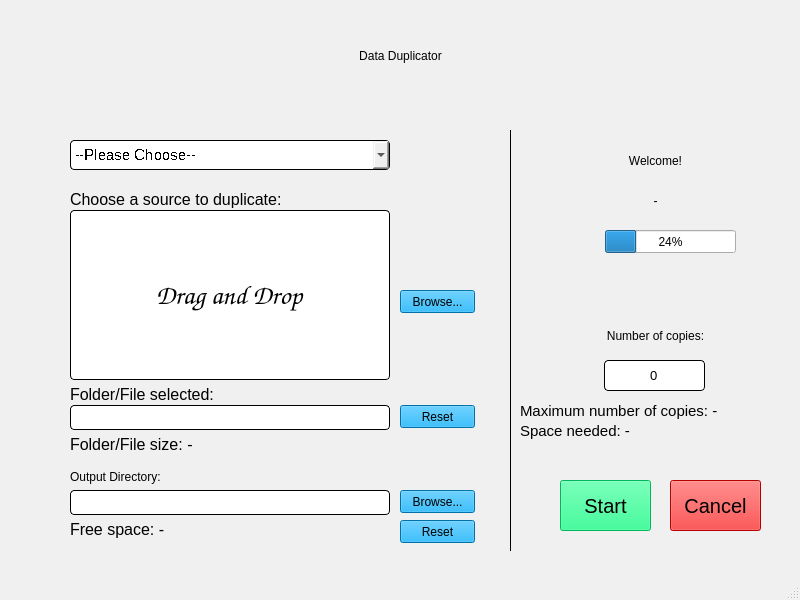
<?xml version="1.0" encoding="UTF-8"?>
<ui version="4.0">
 <class>MainWindow</class>
 <widget class="QMainWindow" name="MainWindow">
  <property name="geometry">
   <rect>
    <x>0</x>
    <y>0</y>
    <width>800</width>
    <height>600</height>
   </rect>
  </property>
  <property name="font">
   <font>
    <italic>false</italic>
    <kerning>true</kerning>
   </font>
  </property>
  <property name="mouseTracking">
   <bool>true</bool>
  </property>
  <property name="windowTitle">
   <string>MainWindow</string>
  </property>
  <property name="styleSheet">
   <string notr="true">QMainWindow{background-color: qlineargradient(spread:pad, x1:0, y1:0, x2:0.977273, y2:0.989, stop:0 rgba(255, 255, 127, 255), stop:0.875 rgba(255, 255, 255, 255));}
QMainWindow{background-color: rgb(240, 240, 240);}


</string>
  </property>
  <widget class="QWidget" name="centralwidget">
   <widget class="QLabel" name="label">
    <property name="geometry">
     <rect>
      <x>0</x>
      <y>30</y>
      <width>801</width>
      <height>51</height>
     </rect>
    </property>
    <property name="styleSheet">
     <string notr="true">font: 26pt &quot;Reem Kufi&quot;;</string>
    </property>
    <property name="text">
     <string>Data Duplicator</string>
    </property>
    <property name="alignment">
     <set>Qt::AlignCenter</set>
    </property>
   </widget>
   <widget class="Line" name="line">
    <property name="geometry">
     <rect>
      <x>500</x>
      <y>130</y>
      <width>20</width>
      <height>421</height>
     </rect>
    </property>
    <property name="styleSheet">
     <string notr="true">color: rgb(0, 0, 0);</string>
    </property>
    <property name="frameShadow">
     <enum>QFrame::Plain</enum>
    </property>
    <property name="lineWidth">
     <number>0</number>
    </property>
    <property name="midLineWidth">
     <number>5</number>
    </property>
    <property name="orientation">
     <enum>Qt::Vertical</enum>
    </property>
   </widget>
   <widget class="QComboBox" name="server">
    <property name="geometry">
     <rect>
      <x>70</x>
      <y>140</y>
      <width>320</width>
      <height>30</height>
     </rect>
    </property>
    <property name="font">
     <font>
      <family>MS Shell Dlg 2</family>
      <pointsize>11</pointsize>
      <weight>50</weight>
      <italic>false</italic>
      <bold>false</bold>
      <underline>false</underline>
      <strikeout>false</strikeout>
      <stylestrategy>NoAntialias</stylestrategy>
      <kerning>true</kerning>
     </font>
    </property>
    <property name="cursor">
     <cursorShape>PointingHandCursor</cursorShape>
    </property>
    <property name="styleSheet">
     <string notr="true">border:1px solid;
border-radius: 4px;</string>
    </property>
    <property name="editable">
     <bool>false</bool>
    </property>
    <property name="currentText">
     <string>--Please Choose--</string>
    </property>
    <item>
     <property name="text">
      <string>--Please Choose--</string>
     </property>
    </item>
    <item>
     <property name="text">
      <string>VDSPC</string>
     </property>
    </item>
   </widget>
   <widget class="QPushButton" name="browse_folder">
    <property name="geometry">
     <rect>
      <x>400</x>
      <y>290</y>
      <width>75</width>
      <height>23</height>
     </rect>
    </property>
    <property name="styleSheet">
     <string notr="true">QPushButton{
background-color: rgb(0, 157, 235);
}
QPushButton:hover{background-color: rgb(85, 170, 255);}

</string>
    </property>
    <property name="text">
     <string>Browse...</string>
    </property>
   </widget>
   <widget class="FileEdit" name="dnd">
    <property name="geometry">
     <rect>
      <x>70</x>
      <y>210</y>
      <width>320</width>
      <height>170</height>
     </rect>
    </property>
    <property name="font">
     <font>
      <family>Comic Sans MS</family>
      <pointsize>20</pointsize>
      <weight>50</weight>
      <italic>false</italic>
      <bold>false</bold>
      <underline>false</underline>
      <kerning>false</kerning>
     </font>
    </property>
    <property name="styleSheet">
     <string notr="true">border:1px solid;
border-radius: 4px;
</string>
    </property>
    <property name="text">
     <string>Drag and Drop</string>
    </property>
    <property name="alignment">
     <set>Qt::AlignCenter</set>
    </property>
   </widget>
   <widget class="QPushButton" name="browse_path">
    <property name="geometry">
     <rect>
      <x>400</x>
      <y>490</y>
      <width>75</width>
      <height>23</height>
     </rect>
    </property>
    <property name="styleSheet">
     <string notr="true">QPushButton{
background-color: rgb(0, 157, 235);
}
QPushButton:hover{background-color: rgb(85, 170, 255);}</string>
    </property>
    <property name="text">
     <string>Browse...</string>
    </property>
   </widget>
   <widget class="QLineEdit" name="path">
    <property name="geometry">
     <rect>
      <x>70</x>
      <y>490</y>
      <width>320</width>
      <height>25</height>
     </rect>
    </property>
    <property name="font">
     <font>
      <pointsize>9</pointsize>
     </font>
    </property>
    <property name="styleSheet">
     <string notr="true">border:1px solid;
border-radius: 4px;
</string>
    </property>
   </widget>
   <widget class="QLabel" name="label_progress">
    <property name="geometry">
     <rect>
      <x>510</x>
      <y>140</y>
      <width>291</width>
      <height>41</height>
     </rect>
    </property>
    <property name="styleSheet">
     <string notr="true">font: 14pt &quot;MS Shell Dlg 2&quot;;</string>
    </property>
    <property name="text">
     <string>Welcome!</string>
    </property>
    <property name="alignment">
     <set>Qt::AlignCenter</set>
    </property>
   </widget>
   <widget class="QLabel" name="label_progress_num">
    <property name="geometry">
     <rect>
      <x>510</x>
      <y>180</y>
      <width>291</width>
      <height>41</height>
     </rect>
    </property>
    <property name="styleSheet">
     <string notr="true">font: 14pt &quot;MS Shell Dlg 2&quot;;</string>
    </property>
    <property name="text">
     <string>-</string>
    </property>
    <property name="alignment">
     <set>Qt::AlignCenter</set>
    </property>
   </widget>
   <widget class="QLineEdit" name="number">
    <property name="geometry">
     <rect>
      <x>604</x>
      <y>360</y>
      <width>101</width>
      <height>31</height>
     </rect>
    </property>
    <property name="font">
     <font>
      <pointsize>10</pointsize>
     </font>
    </property>
    <property name="styleSheet">
     <string notr="true">border:1px solid;
border-radius: 4px;
</string>
    </property>
    <property name="text">
     <string>0</string>
    </property>
    <property name="alignment">
     <set>Qt::AlignCenter</set>
    </property>
   </widget>
   <widget class="QLabel" name="label_4">
    <property name="geometry">
     <rect>
      <x>510</x>
      <y>320</y>
      <width>291</width>
      <height>31</height>
     </rect>
    </property>
    <property name="styleSheet">
     <string notr="true">font: 14pt &quot;MS Shell Dlg 2&quot;;</string>
    </property>
    <property name="text">
     <string>Number of copies:</string>
    </property>
    <property name="alignment">
     <set>Qt::AlignCenter</set>
    </property>
   </widget>
   <widget class="QPushButton" name="start">
    <property name="geometry">
     <rect>
      <x>560</x>
      <y>480</y>
      <width>91</width>
      <height>51</height>
     </rect>
    </property>
    <property name="font">
     <font>
      <family>MS Shell Dlg 2</family>
      <pointsize>15</pointsize>
      <weight>50</weight>
      <italic>false</italic>
      <bold>false</bold>
     </font>
    </property>
    <property name="styleSheet">
     <string notr="true">QPushButton{background-color: rgb(0, 255, 127);
color: rgb(0, 0, 0);}
QPushButton:hover{background-color: rgb(170, 255, 127);}


</string>
    </property>
    <property name="text">
     <string>Start</string>
    </property>
   </widget>
   <widget class="QLabel" name="label_5">
    <property name="geometry">
     <rect>
      <x>70</x>
      <y>190</y>
      <width>221</width>
      <height>21</height>
     </rect>
    </property>
    <property name="font">
     <font>
      <family>MS Shell Dlg 2</family>
      <pointsize>12</pointsize>
      <weight>50</weight>
      <italic>false</italic>
      <bold>false</bold>
     </font>
    </property>
    <property name="styleSheet">
     <string notr="true">font: 12pt &quot;MS Shell Dlg 2&quot;;</string>
    </property>
    <property name="text">
     <string>Choose a source to duplicate:</string>
    </property>
    <property name="alignment">
     <set>Qt::AlignLeading|Qt::AlignLeft|Qt::AlignTop</set>
    </property>
   </widget>
   <widget class="QLabel" name="label_6">
    <property name="geometry">
     <rect>
      <x>70</x>
      <y>470</y>
      <width>221</width>
      <height>21</height>
     </rect>
    </property>
    <property name="styleSheet">
     <string notr="true">font: 12pt &quot;MS Shell Dlg 2&quot;;</string>
    </property>
    <property name="text">
     <string>Output Directory:</string>
    </property>
    <property name="alignment">
     <set>Qt::AlignLeading|Qt::AlignLeft|Qt::AlignTop</set>
    </property>
   </widget>
   <widget class="QLabel" name="diskspace">
    <property name="geometry">
     <rect>
      <x>70</x>
      <y>520</y>
      <width>271</width>
      <height>31</height>
     </rect>
    </property>
    <property name="font">
     <font>
      <family>MS Shell Dlg 2</family>
      <pointsize>12</pointsize>
      <weight>50</weight>
      <italic>false</italic>
      <bold>false</bold>
     </font>
    </property>
    <property name="styleSheet">
     <string notr="true"/>
    </property>
    <property name="text">
     <string>Free space: -</string>
    </property>
    <property name="alignment">
     <set>Qt::AlignLeading|Qt::AlignLeft|Qt::AlignTop</set>
    </property>
   </widget>
   <widget class="QLabel" name="label_7">
    <property name="geometry">
     <rect>
      <x>70</x>
      <y>385</y>
      <width>151</width>
      <height>21</height>
     </rect>
    </property>
    <property name="font">
     <font>
      <family>MS Shell Dlg 2</family>
      <pointsize>12</pointsize>
      <weight>50</weight>
      <italic>false</italic>
      <bold>false</bold>
     </font>
    </property>
    <property name="styleSheet">
     <string notr="true">font: 12pt &quot;MS Shell Dlg 2&quot;;</string>
    </property>
    <property name="text">
     <string>Folder/File selected:</string>
    </property>
    <property name="alignment">
     <set>Qt::AlignLeading|Qt::AlignLeft|Qt::AlignTop</set>
    </property>
   </widget>
   <widget class="QLineEdit" name="folder_name">
    <property name="geometry">
     <rect>
      <x>70</x>
      <y>405</y>
      <width>320</width>
      <height>25</height>
     </rect>
    </property>
    <property name="font">
     <font>
      <pointsize>9</pointsize>
     </font>
    </property>
    <property name="styleSheet">
     <string notr="true">border:1px solid;
border-radius: 4px;
</string>
    </property>
   </widget>
   <widget class="QPushButton" name="cancel">
    <property name="geometry">
     <rect>
      <x>670</x>
      <y>480</y>
      <width>91</width>
      <height>51</height>
     </rect>
    </property>
    <property name="font">
     <font>
      <family>MS Shell Dlg 2</family>
      <pointsize>15</pointsize>
      <weight>50</weight>
      <italic>false</italic>
      <bold>false</bold>
     </font>
    </property>
    <property name="styleSheet">
     <string notr="true">QPushButton{background-color: rgb(255, 0, 0);
color: rgb(0, 0, 0);}
QPushButton:hover{background-color: rgb(255, 85, 127);}

</string>
    </property>
    <property name="text">
     <string>Cancel</string>
    </property>
   </widget>
   <widget class="QLabel" name="foldersize">
    <property name="geometry">
     <rect>
      <x>70</x>
      <y>435</y>
      <width>271</width>
      <height>31</height>
     </rect>
    </property>
    <property name="font">
     <font>
      <family>MS Shell Dlg 2</family>
      <pointsize>12</pointsize>
      <weight>50</weight>
      <italic>false</italic>
      <bold>false</bold>
     </font>
    </property>
    <property name="styleSheet">
     <string notr="true"/>
    </property>
    <property name="text">
     <string>Folder/File size: -</string>
    </property>
    <property name="alignment">
     <set>Qt::AlignLeading|Qt::AlignLeft|Qt::AlignTop</set>
    </property>
   </widget>
   <widget class="QProgressBar" name="progressBar">
    <property name="geometry">
     <rect>
      <x>605</x>
      <y>230</y>
      <width>131</width>
      <height>23</height>
     </rect>
    </property>
    <property name="sizePolicy">
     <sizepolicy hsizetype="Expanding" vsizetype="Fixed">
      <horstretch>0</horstretch>
      <verstretch>0</verstretch>
     </sizepolicy>
    </property>
    <property name="value">
     <number>24</number>
    </property>
   </widget>
   <widget class="QPushButton" name="reset1">
    <property name="geometry">
     <rect>
      <x>400</x>
      <y>405</y>
      <width>75</width>
      <height>23</height>
     </rect>
    </property>
    <property name="styleSheet">
     <string notr="true">QPushButton{
background-color: rgb(0, 157, 235);
}
QPushButton:hover{background-color: rgb(85, 170, 255);}

</string>
    </property>
    <property name="text">
     <string>Reset</string>
    </property>
   </widget>
   <widget class="QPushButton" name="reset2">
    <property name="geometry">
     <rect>
      <x>400</x>
      <y>520</y>
      <width>75</width>
      <height>23</height>
     </rect>
    </property>
    <property name="styleSheet">
     <string notr="true">QPushButton{
background-color: rgb(0, 157, 235);
}
QPushButton:hover{background-color: rgb(85, 170, 255);}

</string>
    </property>
    <property name="text">
     <string>Reset</string>
    </property>
   </widget>
   <widget class="QLabel" name="max_copies">
    <property name="geometry">
     <rect>
      <x>520</x>
      <y>400</y>
      <width>271</width>
      <height>21</height>
     </rect>
    </property>
    <property name="font">
     <font>
      <family>MS Shell Dlg 2</family>
      <pointsize>11</pointsize>
      <weight>50</weight>
      <italic>false</italic>
      <bold>false</bold>
     </font>
    </property>
    <property name="styleSheet">
     <string notr="true"/>
    </property>
    <property name="text">
     <string>Maximum number of copies: -</string>
    </property>
    <property name="alignment">
     <set>Qt::AlignLeading|Qt::AlignLeft|Qt::AlignVCenter</set>
    </property>
   </widget>
   <widget class="QLabel" name="needed_space">
    <property name="geometry">
     <rect>
      <x>520</x>
      <y>420</y>
      <width>271</width>
      <height>21</height>
     </rect>
    </property>
    <property name="font">
     <font>
      <family>MS Shell Dlg 2</family>
      <pointsize>11</pointsize>
      <weight>50</weight>
      <italic>false</italic>
      <bold>false</bold>
     </font>
    </property>
    <property name="styleSheet">
     <string notr="true"/>
    </property>
    <property name="text">
     <string>Space needed: -</string>
    </property>
    <property name="alignment">
     <set>Qt::AlignLeading|Qt::AlignLeft|Qt::AlignVCenter</set>
    </property>
   </widget>
  </widget>
  <widget class="QMenuBar" name="menubar">
   <property name="geometry">
    <rect>
     <x>0</x>
     <y>0</y>
     <width>800</width>
     <height>21</height>
    </rect>
   </property>
  </widget>
  <widget class="QStatusBar" name="statusbar"/>
 </widget>
 <customwidgets>
  <customwidget>
   <class>FileEdit</class>
   <extends>QLineEdit</extends>
   <header>FileEdit.h</header>
  </customwidget>
 </customwidgets>
 <resources/>
 <connections/>
</ui>
